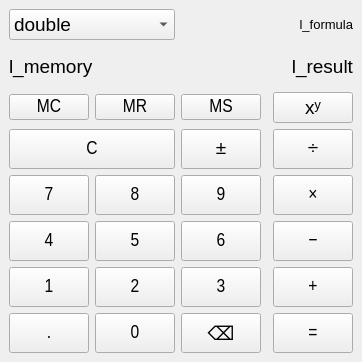
<?xml version="1.0" encoding="UTF-8"?>
<ui version="4.0">
 <class>MainWindow</class>
 <widget class="QMainWindow" name="MainWindow">
  <property name="geometry">
   <rect>
    <x>0</x>
    <y>0</y>
    <width>342</width>
    <height>362</height>
   </rect>
  </property>
  <property name="sizePolicy">
   <sizepolicy hsizetype="Preferred" vsizetype="Preferred">
    <horstretch>0</horstretch>
    <verstretch>0</verstretch>
   </sizepolicy>
  </property>
  <property name="font">
   <font>
    <pointsize>14</pointsize>
   </font>
  </property>
  <property name="windowTitle">
   <string>РљР°Р»СЊРєСѓР»СЏС‚РѕСЂ</string>
  </property>
  <widget class="QWidget" name="centralwidget">
   <layout class="QGridLayout" name="gridLayout" rowstretch="0,0,0,0,0,0,0,0,0,0" columnstretch="0,2,2,2,0,3">
    <item row="9" column="2">
     <widget class="QPushButton" name="tb_zero">
      <property name="sizePolicy">
       <sizepolicy hsizetype="Preferred" vsizetype="Preferred">
        <horstretch>0</horstretch>
        <verstretch>0</verstretch>
       </sizepolicy>
      </property>
      <property name="minimumSize">
       <size>
        <width>0</width>
        <height>0</height>
       </size>
      </property>
      <property name="font">
       <font>
        <family>Arial Narrow</family>
        <pointsize>14</pointsize>
       </font>
      </property>
      <property name="text">
       <string>0</string>
      </property>
     </widget>
    </item>
    <item row="9" column="1">
     <widget class="QPushButton" name="tb_extra">
      <property name="sizePolicy">
       <sizepolicy hsizetype="Preferred" vsizetype="Preferred">
        <horstretch>0</horstretch>
        <verstretch>0</verstretch>
       </sizepolicy>
      </property>
      <property name="minimumSize">
       <size>
        <width>0</width>
        <height>0</height>
       </size>
      </property>
      <property name="font">
       <font>
        <family>Arial Narrow</family>
        <pointsize>14</pointsize>
       </font>
      </property>
      <property name="text">
       <string>.</string>
      </property>
     </widget>
    </item>
    <item row="4" column="3">
     <widget class="QPushButton" name="tb_negate">
      <property name="sizePolicy">
       <sizepolicy hsizetype="Preferred" vsizetype="Preferred">
        <horstretch>0</horstretch>
        <verstretch>0</verstretch>
       </sizepolicy>
      </property>
      <property name="minimumSize">
       <size>
        <width>0</width>
        <height>0</height>
       </size>
      </property>
      <property name="font">
       <font>
        <family>Arial Narrow</family>
        <pointsize>14</pointsize>
       </font>
      </property>
      <property name="text">
       <string>±</string>
      </property>
     </widget>
    </item>
    <item row="5" column="2">
     <widget class="QPushButton" name="tb_eight">
      <property name="sizePolicy">
       <sizepolicy hsizetype="Preferred" vsizetype="Preferred">
        <horstretch>0</horstretch>
        <verstretch>0</verstretch>
       </sizepolicy>
      </property>
      <property name="minimumSize">
       <size>
        <width>0</width>
        <height>0</height>
       </size>
      </property>
      <property name="font">
       <font>
        <family>Arial Narrow</family>
        <pointsize>14</pointsize>
       </font>
      </property>
      <property name="text">
       <string>8</string>
      </property>
      <property name="shortcut">
       <string>8</string>
      </property>
     </widget>
    </item>
    <item row="2" column="3">
     <widget class="QPushButton" name="tb_ms">
      <property name="minimumSize">
       <size>
        <width>0</width>
        <height>0</height>
       </size>
      </property>
      <property name="font">
       <font>
        <family>Arial Narrow</family>
        <pointsize>14</pointsize>
       </font>
      </property>
      <property name="text">
       <string>MS</string>
      </property>
     </widget>
    </item>
    <item row="8" column="1">
     <widget class="QPushButton" name="tb_one">
      <property name="sizePolicy">
       <sizepolicy hsizetype="Preferred" vsizetype="Preferred">
        <horstretch>0</horstretch>
        <verstretch>0</verstretch>
       </sizepolicy>
      </property>
      <property name="minimumSize">
       <size>
        <width>0</width>
        <height>0</height>
       </size>
      </property>
      <property name="font">
       <font>
        <family>Arial Narrow</family>
        <pointsize>14</pointsize>
       </font>
      </property>
      <property name="text">
       <string>1</string>
      </property>
      <property name="shortcut">
       <string>1</string>
      </property>
     </widget>
    </item>
    <item row="2" column="5">
     <widget class="QPushButton" name="tb_power">
      <property name="text">
       <string>xʸ</string>
      </property>
     </widget>
    </item>
    <item row="8" column="5">
     <widget class="QPushButton" name="tb_add">
      <property name="sizePolicy">
       <sizepolicy hsizetype="Preferred" vsizetype="Preferred">
        <horstretch>0</horstretch>
        <verstretch>0</verstretch>
       </sizepolicy>
      </property>
      <property name="minimumSize">
       <size>
        <width>0</width>
        <height>0</height>
       </size>
      </property>
      <property name="font">
       <font>
        <family>Arial Narrow</family>
        <pointsize>14</pointsize>
       </font>
      </property>
      <property name="text">
       <string>+</string>
      </property>
      <property name="shortcut">
       <string>+</string>
      </property>
     </widget>
    </item>
    <item row="4" column="5">
     <widget class="QPushButton" name="tb_divide">
      <property name="sizePolicy">
       <sizepolicy hsizetype="Preferred" vsizetype="Preferred">
        <horstretch>0</horstretch>
        <verstretch>0</verstretch>
       </sizepolicy>
      </property>
      <property name="minimumSize">
       <size>
        <width>0</width>
        <height>0</height>
       </size>
      </property>
      <property name="font">
       <font>
        <family>Arial Narrow</family>
        <pointsize>14</pointsize>
       </font>
      </property>
      <property name="text">
       <string>÷</string>
      </property>
      <property name="shortcut">
       <string>/</string>
      </property>
     </widget>
    </item>
    <item row="6" column="2">
     <widget class="QPushButton" name="tb_five">
      <property name="sizePolicy">
       <sizepolicy hsizetype="Preferred" vsizetype="Preferred">
        <horstretch>0</horstretch>
        <verstretch>0</verstretch>
       </sizepolicy>
      </property>
      <property name="minimumSize">
       <size>
        <width>0</width>
        <height>0</height>
       </size>
      </property>
      <property name="font">
       <font>
        <family>Arial Narrow</family>
        <pointsize>14</pointsize>
       </font>
      </property>
      <property name="text">
       <string>5</string>
      </property>
      <property name="shortcut">
       <string>5</string>
      </property>
     </widget>
    </item>
    <item row="8" column="3">
     <widget class="QPushButton" name="tb_three">
      <property name="sizePolicy">
       <sizepolicy hsizetype="Preferred" vsizetype="Preferred">
        <horstretch>0</horstretch>
        <verstretch>0</verstretch>
       </sizepolicy>
      </property>
      <property name="minimumSize">
       <size>
        <width>0</width>
        <height>0</height>
       </size>
      </property>
      <property name="font">
       <font>
        <family>Arial Narrow</family>
        <pointsize>14</pointsize>
       </font>
      </property>
      <property name="text">
       <string>3</string>
      </property>
      <property name="shortcut">
       <string>3</string>
      </property>
     </widget>
    </item>
    <item row="5" column="5">
     <widget class="QPushButton" name="tb_multiplicate">
      <property name="sizePolicy">
       <sizepolicy hsizetype="Expanding" vsizetype="Preferred">
        <horstretch>0</horstretch>
        <verstretch>0</verstretch>
       </sizepolicy>
      </property>
      <property name="minimumSize">
       <size>
        <width>0</width>
        <height>0</height>
       </size>
      </property>
      <property name="font">
       <font>
        <family>Arial Narrow</family>
        <pointsize>14</pointsize>
       </font>
      </property>
      <property name="text">
       <string>×</string>
      </property>
      <property name="shortcut">
       <string>*</string>
      </property>
     </widget>
    </item>
    <item row="6" column="1">
     <widget class="QPushButton" name="tb_four">
      <property name="sizePolicy">
       <sizepolicy hsizetype="Preferred" vsizetype="Preferred">
        <horstretch>0</horstretch>
        <verstretch>0</verstretch>
       </sizepolicy>
      </property>
      <property name="minimumSize">
       <size>
        <width>0</width>
        <height>0</height>
       </size>
      </property>
      <property name="font">
       <font>
        <family>Arial Narrow</family>
        <pointsize>14</pointsize>
       </font>
      </property>
      <property name="text">
       <string>4</string>
      </property>
      <property name="shortcut">
       <string>4</string>
      </property>
     </widget>
    </item>
    <item row="6" column="5">
     <widget class="QPushButton" name="tb_substract">
      <property name="sizePolicy">
       <sizepolicy hsizetype="Preferred" vsizetype="Preferred">
        <horstretch>0</horstretch>
        <verstretch>0</verstretch>
       </sizepolicy>
      </property>
      <property name="minimumSize">
       <size>
        <width>0</width>
        <height>0</height>
       </size>
      </property>
      <property name="font">
       <font>
        <family>Arial Narrow</family>
        <pointsize>14</pointsize>
       </font>
      </property>
      <property name="text">
       <string>−</string>
      </property>
      <property name="shortcut">
       <string>-</string>
      </property>
     </widget>
    </item>
    <item row="2" column="1">
     <widget class="QPushButton" name="tb_mc">
      <property name="minimumSize">
       <size>
        <width>0</width>
        <height>0</height>
       </size>
      </property>
      <property name="font">
       <font>
        <family>Arial Narrow</family>
        <pointsize>14</pointsize>
       </font>
      </property>
      <property name="text">
       <string>MC</string>
      </property>
     </widget>
    </item>
    <item row="9" column="3">
     <widget class="QPushButton" name="tb_backspace">
      <property name="sizePolicy">
       <sizepolicy hsizetype="Preferred" vsizetype="Preferred">
        <horstretch>0</horstretch>
        <verstretch>0</verstretch>
       </sizepolicy>
      </property>
      <property name="text">
       <string>⌫</string>
      </property>
     </widget>
    </item>
    <item row="6" column="3">
     <widget class="QPushButton" name="tb_six">
      <property name="sizePolicy">
       <sizepolicy hsizetype="Preferred" vsizetype="Preferred">
        <horstretch>0</horstretch>
        <verstretch>0</verstretch>
       </sizepolicy>
      </property>
      <property name="minimumSize">
       <size>
        <width>0</width>
        <height>0</height>
       </size>
      </property>
      <property name="font">
       <font>
        <family>Arial Narrow</family>
        <pointsize>14</pointsize>
       </font>
      </property>
      <property name="text">
       <string>6</string>
      </property>
      <property name="shortcut">
       <string>6</string>
      </property>
     </widget>
    </item>
    <item row="8" column="2">
     <widget class="QPushButton" name="tb_two">
      <property name="sizePolicy">
       <sizepolicy hsizetype="Preferred" vsizetype="Preferred">
        <horstretch>0</horstretch>
        <verstretch>0</verstretch>
       </sizepolicy>
      </property>
      <property name="minimumSize">
       <size>
        <width>0</width>
        <height>0</height>
       </size>
      </property>
      <property name="font">
       <font>
        <family>Arial Narrow</family>
        <pointsize>14</pointsize>
       </font>
      </property>
      <property name="text">
       <string>2</string>
      </property>
      <property name="shortcut">
       <string>2</string>
      </property>
     </widget>
    </item>
    <item row="9" column="5">
     <widget class="QPushButton" name="tb_equal">
      <property name="sizePolicy">
       <sizepolicy hsizetype="Preferred" vsizetype="Preferred">
        <horstretch>0</horstretch>
        <verstretch>0</verstretch>
       </sizepolicy>
      </property>
      <property name="minimumSize">
       <size>
        <width>0</width>
        <height>0</height>
       </size>
      </property>
      <property name="font">
       <font>
        <family>Arial Narrow</family>
        <pointsize>14</pointsize>
       </font>
      </property>
      <property name="text">
       <string>=</string>
      </property>
      <property name="shortcut">
       <string>Enter</string>
      </property>
     </widget>
    </item>
    <item row="5" column="1">
     <widget class="QPushButton" name="tb_seven">
      <property name="sizePolicy">
       <sizepolicy hsizetype="Preferred" vsizetype="Preferred">
        <horstretch>0</horstretch>
        <verstretch>0</verstretch>
       </sizepolicy>
      </property>
      <property name="minimumSize">
       <size>
        <width>0</width>
        <height>0</height>
       </size>
      </property>
      <property name="font">
       <font>
        <family>Arial Narrow</family>
        <pointsize>14</pointsize>
       </font>
      </property>
      <property name="text">
       <string>7</string>
      </property>
      <property name="shortcut">
       <string>7</string>
      </property>
     </widget>
    </item>
    <item row="1" column="1" colspan="5">
     <layout class="QHBoxLayout" name="horizontalLayout" stretch="0,1">
      <item>
       <widget class="QLabel" name="l_memory">
        <property name="sizePolicy">
         <sizepolicy hsizetype="Preferred" vsizetype="Preferred">
          <horstretch>0</horstretch>
          <verstretch>0</verstretch>
         </sizepolicy>
        </property>
        <property name="font">
         <font>
          <pointsize>14</pointsize>
         </font>
        </property>
        <property name="text">
         <string>l_memory</string>
        </property>
       </widget>
      </item>
      <item>
       <widget class="QLabel" name="l_result">
        <property name="sizePolicy">
         <sizepolicy hsizetype="Preferred" vsizetype="Preferred">
          <horstretch>0</horstretch>
          <verstretch>0</verstretch>
         </sizepolicy>
        </property>
        <property name="font">
         <font>
          <pointsize>14</pointsize>
         </font>
        </property>
        <property name="text">
         <string>l_result</string>
        </property>
        <property name="alignment">
         <set>Qt::AlignmentFlag::AlignRight|Qt::AlignmentFlag::AlignTrailing|Qt::AlignmentFlag::AlignVCenter</set>
        </property>
       </widget>
      </item>
     </layout>
    </item>
    <item row="4" column="1" colspan="2">
     <widget class="QPushButton" name="tb_reset">
      <property name="sizePolicy">
       <sizepolicy hsizetype="Preferred" vsizetype="Preferred">
        <horstretch>0</horstretch>
        <verstretch>0</verstretch>
       </sizepolicy>
      </property>
      <property name="minimumSize">
       <size>
        <width>0</width>
        <height>0</height>
       </size>
      </property>
      <property name="font">
       <font>
        <family>Arial Narrow</family>
        <pointsize>14</pointsize>
       </font>
      </property>
      <property name="text">
       <string>C</string>
      </property>
      <property name="shortcut">
       <string>Esc</string>
      </property>
     </widget>
    </item>
    <item row="5" column="3">
     <widget class="QPushButton" name="tb_nine">
      <property name="sizePolicy">
       <sizepolicy hsizetype="Preferred" vsizetype="Preferred">
        <horstretch>0</horstretch>
        <verstretch>0</verstretch>
       </sizepolicy>
      </property>
      <property name="minimumSize">
       <size>
        <width>0</width>
        <height>0</height>
       </size>
      </property>
      <property name="font">
       <font>
        <family>Arial Narrow</family>
        <pointsize>14</pointsize>
       </font>
      </property>
      <property name="text">
       <string>9</string>
      </property>
      <property name="shortcut">
       <string>9</string>
      </property>
     </widget>
    </item>
    <item row="2" column="2">
     <widget class="QPushButton" name="tb_mr">
      <property name="minimumSize">
       <size>
        <width>0</width>
        <height>0</height>
       </size>
      </property>
      <property name="font">
       <font>
        <family>Arial Narrow</family>
        <pointsize>14</pointsize>
       </font>
      </property>
      <property name="text">
       <string>MR</string>
      </property>
     </widget>
    </item>
    <item row="0" column="3" colspan="3">
     <widget class="QLabel" name="l_formula">
      <property name="font">
       <font>
        <pointsize>10</pointsize>
       </font>
      </property>
      <property name="text">
       <string>l_formula</string>
      </property>
      <property name="alignment">
       <set>Qt::AlignmentFlag::AlignRight|Qt::AlignmentFlag::AlignTrailing|Qt::AlignmentFlag::AlignVCenter</set>
      </property>
     </widget>
    </item>
    <item row="0" column="1" colspan="2">
     <widget class="QComboBox" name="cmb_controller">
      <item>
       <property name="text">
        <string>double</string>
       </property>
      </item>
      <item>
       <property name="text">
        <string>float</string>
       </property>
      </item>
      <item>
       <property name="text">
        <string>uint8_t</string>
       </property>
      </item>
      <item>
       <property name="text">
        <string>int</string>
       </property>
      </item>
      <item>
       <property name="text">
        <string>int64_t</string>
       </property>
      </item>
      <item>
       <property name="text">
        <string>size_t</string>
       </property>
      </item>
      <item>
       <property name="text">
        <string>Rational</string>
       </property>
      </item>
     </widget>
    </item>
   </layout>
  </widget>
 </widget>
 <resources/>
 <connections/>
</ui>
